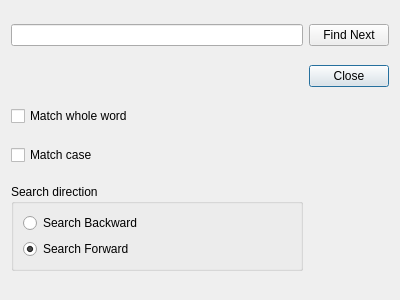
<?xml version="1.0" encoding="UTF-8"?>
<ui version="4.0">
 <class>CFindDialog</class>
 <widget class="QDialog" name="CFindDialog">
  <property name="geometry">
   <rect>
    <x>0</x>
    <y>0</y>
    <width>400</width>
    <height>300</height>
   </rect>
  </property>
  <property name="sizePolicy">
   <sizepolicy hsizetype="Preferred" vsizetype="Preferred">
    <horstretch>0</horstretch>
    <verstretch>0</verstretch>
   </sizepolicy>
  </property>
  <property name="windowTitle">
   <string>Dialog</string>
  </property>
  <layout class="QGridLayout" name="gridLayout">
   <item row="1" column="1">
    <widget class="QPushButton" name="m_pCloseButton">
     <property name="text">
      <string>Close</string>
     </property>
    </widget>
   </item>
   <item row="0" column="0">
    <widget class="QLineEdit" name="m_pSearchString"/>
   </item>
   <item row="0" column="1">
    <widget class="QPushButton" name="m_pFindNextButton">
     <property name="text">
      <string>Find Next</string>
     </property>
    </widget>
   </item>
   <item row="2" column="0">
    <widget class="QCheckBox" name="m_pMatchWholeWord">
     <property name="text">
      <string>Match whole word</string>
     </property>
    </widget>
   </item>
   <item row="3" column="0">
    <widget class="QCheckBox" name="m_pMatchCase">
     <property name="text">
      <string>Match case</string>
     </property>
    </widget>
   </item>
   <item row="4" column="0">
    <widget class="QGroupBox" name="m_pSearchDirection">
     <property name="sizePolicy">
      <sizepolicy hsizetype="Preferred" vsizetype="Fixed">
       <horstretch>0</horstretch>
       <verstretch>0</verstretch>
      </sizepolicy>
     </property>
     <property name="title">
      <string>Search direction</string>
     </property>
     <property name="flat">
      <bool>false</bool>
     </property>
     <property name="checkable">
      <bool>false</bool>
     </property>
     <layout class="QVBoxLayout" name="verticalLayout">
      <item>
       <widget class="QRadioButton" name="m_pSearchBackward">
        <property name="text">
         <string>Search Backward</string>
        </property>
       </widget>
      </item>
      <item>
       <widget class="QRadioButton" name="m_pSearchForward">
        <property name="text">
         <string>Search Forward</string>
        </property>
        <property name="checked">
         <bool>true</bool>
        </property>
       </widget>
      </item>
     </layout>
    </widget>
   </item>
  </layout>
 </widget>
 <resources/>
 <connections/>
</ui>
